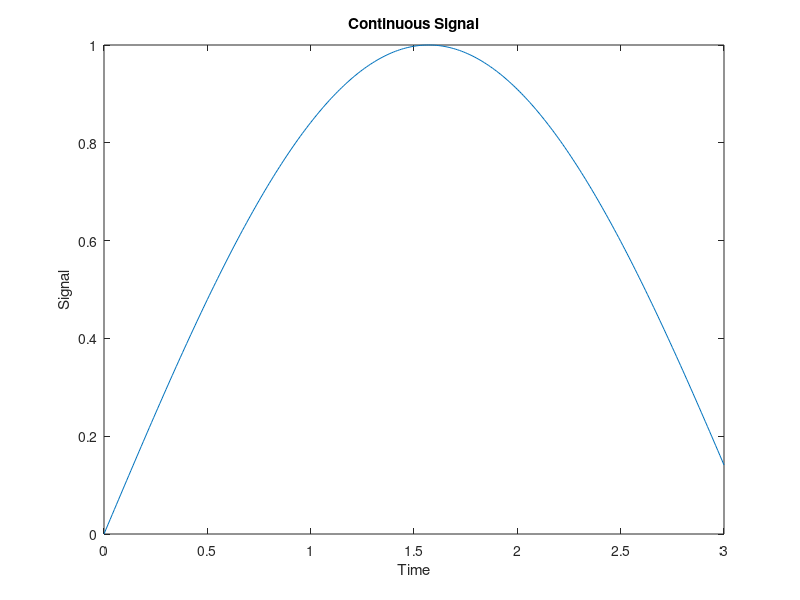

Recreate this plot in MATLAB.
%Continuous time signal
clc; 
clear all;
close all;
t=0:0.01:3;
x=sin(t);

plot(t,x);
xlabel('Time');
ylabel('Signal');
title('Continuous Signal');



